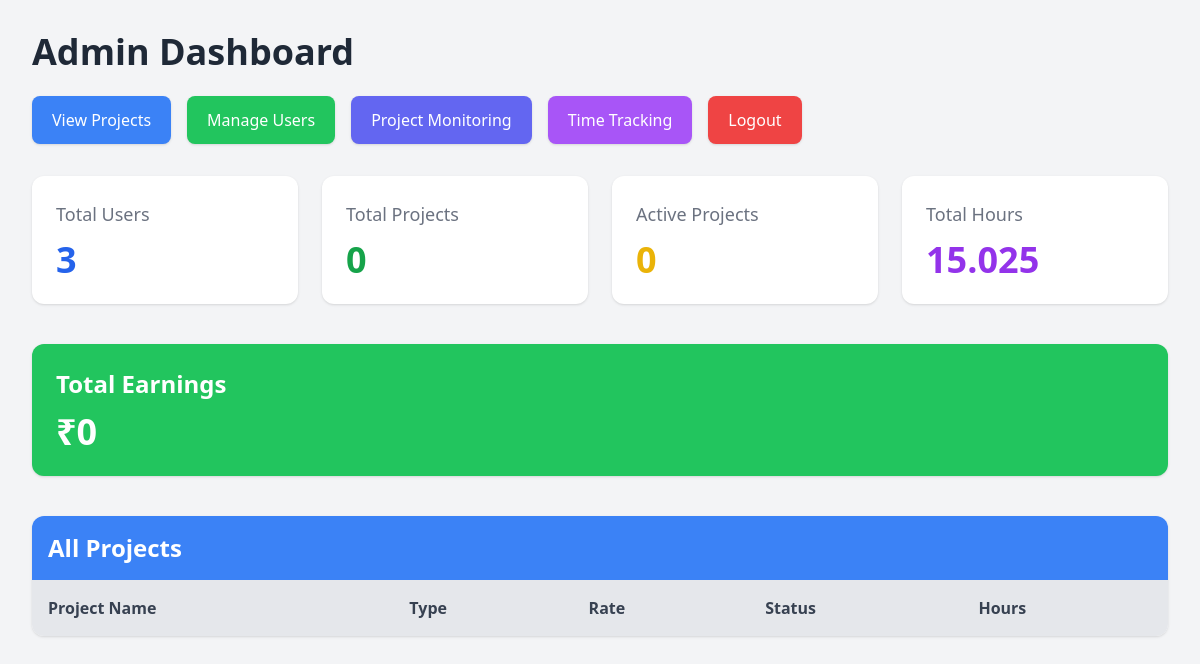
Page / (signed in) on the earlier database version.
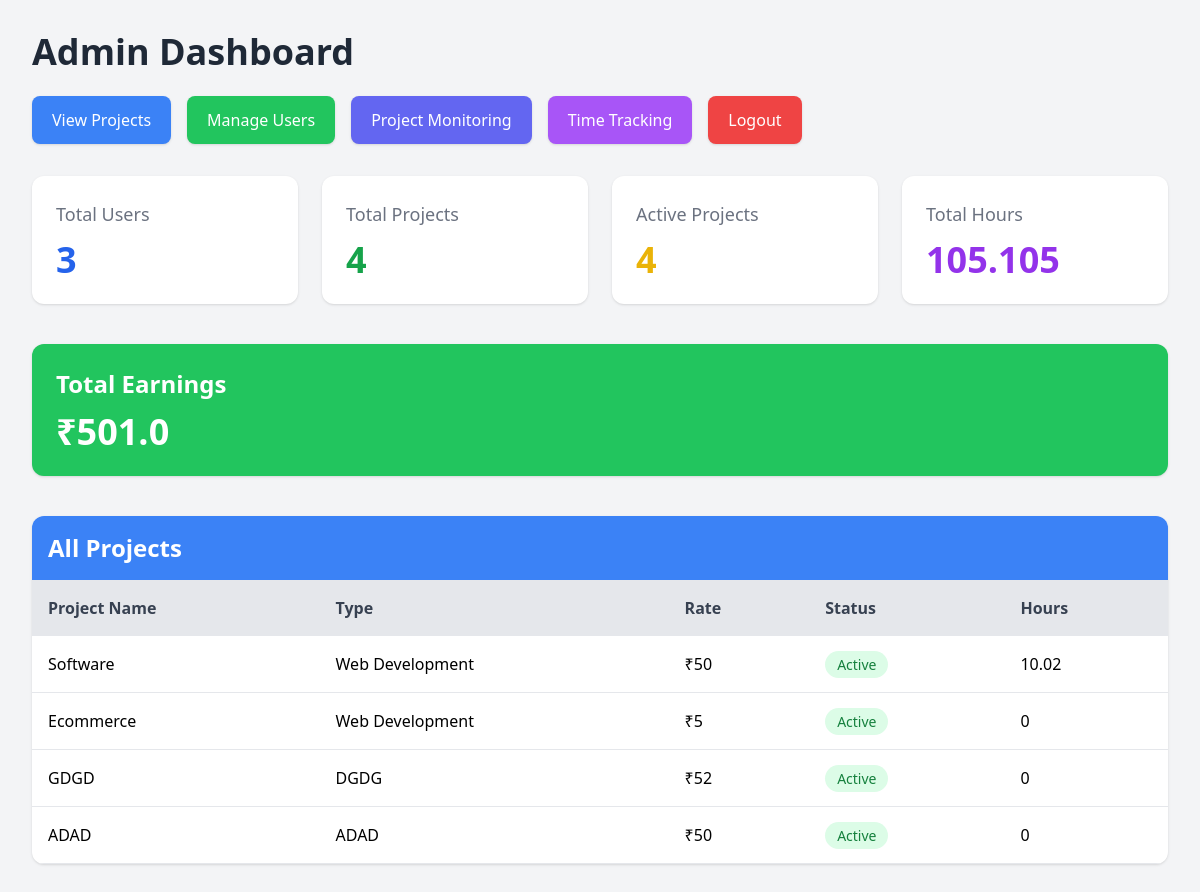
Same page on the later database version.
### tables this page shows
CREATE TABLE projects(
        id INTEGER PRIMARY KEY AUTOINCREMENT,
        name TEXT,
        type TEXT,
        rate INTEGER,
        status TEXT,
        user_id INTEGER
    , created_at TIMESTAMP, deadline TEXT, description TEXT);

### app.py (the view)
@app.route("/")
@login_required
def dashboard():
    if session["role"] == "admin":
        return admin_dashboard()
    else:
        return freelancer_dashboard()

### app.py (called while the page is built)
def login_required(f):
    @wraps(f)
    def decorated_function(*args, **kwargs):
        if "user_id" not in session:
            return redirect("/login")
        return f(*args, **kwargs)
    return decorated_function

### database.py (called while the page is built)
def get_db_connection():
    conn = sqlite3.connect(DATABASE_PATH)
    conn.row_factory = sqlite3.Row
    return conn

def close_db_connection(conn):
    if conn:
        conn.close()

### templates/admin_dashboard.html (shortened to what the changed rows need)
<!DOCTYPE html>
<html>
<head>
<script src="https://cdn.tailwindcss.com"></script>
</head>
<body class="bg-gray-100">
<div class="p-8">
    <h1 class="text-4xl font-bold mb-6 text-gray-800">
        Admin Dashboard
    </h1>
    <div class="grid grid-cols-1 md:grid-cols-2 lg:grid-cols-4 gap-6 mb-10">
        <div class="bg-white p-6 rounded-xl shadow">
            <h2 class="text-gray-500 text-lg">
                Total Users
            </h2>
        </div>
        <div class="bg-white p-6 rounded-xl shadow">
            <h2 class="text-gray-500 text-lg">
                Total Projects
            </h2>
            <p class="text-4xl font-bold text-green-600 mt-3">
                {{ total_projects }}
            </p>
        </div>
        <div class="bg-white p-6 rounded-xl shadow">
            <h2 class="text-gray-500 text-lg">
                Active Projects
            </h2>
            <p class="text-4xl font-bold text-yellow-500 mt-3">
                {{ active_projects }}
            </p>
        </div>
        <div class="bg-white p-6 rounded-xl shadow">
            <h2 class="text-gray-500 text-lg">
                Total Hours
            </h2>
            <p class="text-4xl font-bold text-purple-600 mt-3">
                {{ total_hours }}
            </p>
        </div>
    </div>
    <div class="bg-green-500 text-white p-6 rounded-xl shadow mb-10">
        <h2 class="text-2xl font-bold">
            Total Earnings
        </h2>
        <p class="text-4xl font-bold mt-3">
            ₹{{ total_earnings }}
        </p>
    </div>
    <div class="bg-white rounded-xl shadow overflow-hidden">
        <div class="bg-blue-500 text-white p-4">
            <h2 class="text-2xl font-bold">
                All Projects
            </h2>
        </div>
        <table class="w-full">
            <tr class="bg-gray-200 text-gray-700">
                <th class="p-4 text-left">Project Name</th>
                <th class="p-4 text-left">Type</th>
                <th class="p-4 text-left">Rate</th>
                <th class="p-4 text-left">Status</th>
                <th class="p-4 text-left">Hours</th>
            </tr>
            {% for project in projects %}
            <tr class="border-b hover:bg-gray-50">
                <td class="p-4">
                    {{ project.name }}
                </td>
                <td class="p-4">
                    {{ project.type }}
                </td>
                <td class="p-4">
                    ₹{{ project.rate }}
                </td>
                <td class="p-4">
                    {% if project.status == "Active" %}
                    <span class="bg-green-100 text-green-700 px-3 py-1 rounded-full text-sm">
                        Active
                    </span>
                    {% elif project.status == "Completed" %}
                    <span class="bg-blue-100 text-blue-700 px-3 py-1 rounded-full text-sm">
                        Completed
                    </span>
                    {% elif project.status == "Inactive" %}
                    <span class="bg-gray-100 text-gray-700 px-3 py-1 rounded-full text-sm">
                        Inactive
                    </span>
                    {% else %}
                    <span class="bg-yellow-100 text-yellow-700 px-3 py-1 rounded-full text-sm">
                        {{ project.status }}
                    </span>
                    {% endif %}
                </td>
                <td class="p-4">
                    {{ project.total_hours }}
                </td>
            </tr>
            {% endfor %}
        </table>
    </div>
</div>
</body>
</html>

Differences in the rows shown:
added projects: name "Software", type "Web Development", rate "50", status "Active", total_hours "10.02"
added projects: name "Ecommerce", type "Web Development", rate "5", status "Active", total_hours "0"
added projects: name "GDGD", type "DGDG", rate "52", status "Active", total_hours "0"
added projects: name "ADAD", type "ADAD", rate "50", status "Active", total_hours "0"
Other differences:
{{ total_projects }}: "0" → "4"
{{ active_projects }}: "0" → "4"
{{ total_hours }}: "15.025" → "105.105"
{{ total_earnings }}: "0" → "501.0"
